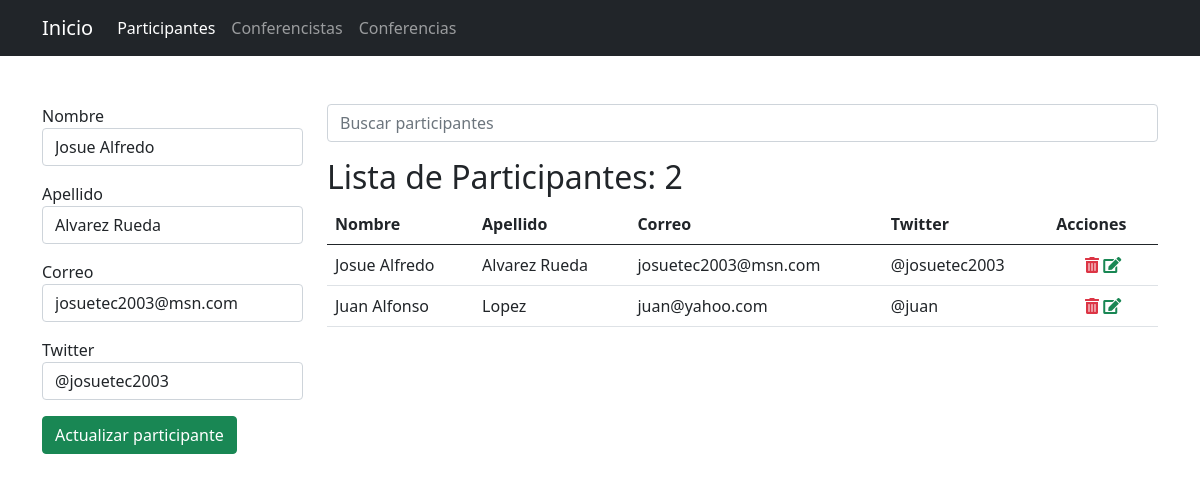
The page /participantes/14/editar/ on the database its author committed.
### app_registro/models.py (models this page shows, shortened)
class Participante(models.Model):
    nombre = models.CharField(max_length=25)
    apellido = models.CharField(max_length=25)
    correo = models.EmailField()
    twitter = models.CharField(max_length=35, null=True, blank=True)

### app_registro/views.py (the view, shortened to what this page needs)
# urls.py: path('participantes/<int:id>/editar/', views.editar_participante, name='editar_participante'),
def editar_participante(request, id):
    par = get_object_or_404(Participante, pk=id)
    data = Participante.objects.all().order_by('nombre')
    ctx = {
        'activo': 'participantes',
        'participantes': data,
        'p': par
    }
    return render(request, 'registro/participantes.html', ctx)

### app_registro/templates/registro/participantes.html (shortened to what this page needs)
{% extends "base.html" %}
{% block container %}
    <div class="row">
        <div class="col-3">
            {% if p %}
            <form action="{% url 'editar_participante' p.id %}" method="post">
            {% else %}
            <form action="{% url 'participantes' %}" method="post">
            {% endif %}
                <div class="mb-3">
                    <label for="nombre">Nombre</label>
                    <input type="text" value="{{ p.nombre }}" name="nombre" id="nombre" class="form-control" required autofocus>
                </div>
                <div class="mb-3">
                    <label for="apellido">Apellido</label>
                    <input type="text" value="{{ p.apellido }}" name="apellido" id="apellido" class="form-control" required>
                </div>
                <div class="mb-3">
                    <label for="correo">Correo</label>
                    <input type="email" value="{{ p.correo }}" name="correo" id="correo" class="form-control" required>
                </div>
                <div class="mb-3">
                    <label for="twitter">Twitter</label>
                    <input type="text" value="{{ p.twitter }}" name="twitter" id="twitter" class="form-control" placeholder="Tu usuario" required>
                </div>
                <div class="mb-3">
                    {% if p %}
                    <input type="submit" class="btn btn-success" value="Actualizar participante">
                    {% else %}
                    <input type="submit" class="btn btn-success" value="Registrar participante">
                    {% endif %}
                </div>
            </form>
        </div>
        <div class="col-9">
            <form action="" method="get">
                <input type="search" name="q" value="{{ q|default_if_none:'' }}" class="form-control" placeholder="Buscar participantes">
            </form>
            <h2 class="mt-3">Lista de Participantes: {{ participantes.count }}</h2>
            <table class="table table-hover">
                <thead>
                    <tr>
                        <th>Nombre</th>
                        <th>Apellido</th>
                        <th>Correo</th>
                        <th>Twitter</th>
                        <th>Acciones</th>
                    </tr>
                </thead>
                <tbody>
                    {% for p in participantes %}
                    <tr>
                        <td>{{ p.nombre }}</td>
                        <td>{{ p.apellido }}</td>
                        <td>{{ p.correo }}</td>
                        <td>
                            {{ p.twitter|default_if_none:'-' }}
                        </td>
                        <td class="text-center">
                            <a onclick="if (!confirm('Confirme la eliminacion')) return false;" href="{% url 'eliminar_participante' p.id %}" class="text-danger"><span class="fas fa-trash-alt"></span></a>
                            <a href="{% url 'editar_participante' p.id %}" class="text-success"><span class="fas fa-edit"></span></a>
                        </td>
                    </tr>
                    {% empty %}
                    <tr>
                        <td colspan="5" class="text-danger text-center">No se encontraron resultados</td>
                    </tr>
                    {% endfor %}
                </tbody>
            </table>
        </div>
    </div>
{% endblock %}

### rows shown on the page
Participante: nombre "Josue Alfredo", apellido "Alvarez Rueda", correo "josuetec2003@msn.com", twitter "@josuetec2003"
Participante: nombre "Juan Alfonso", apellido "Lopez", correo "juan@yahoo.com", twitter "@juan"

### other values the page prints
{{ participantes.count }} "2"
